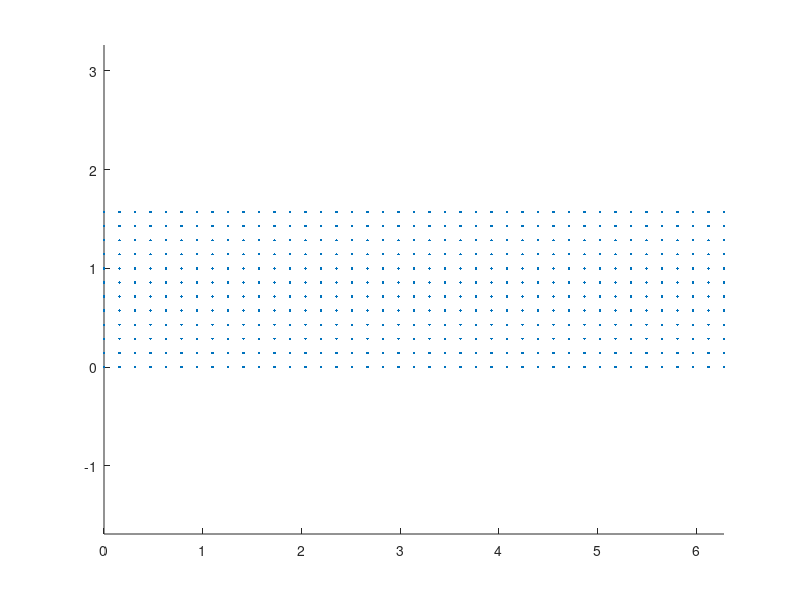
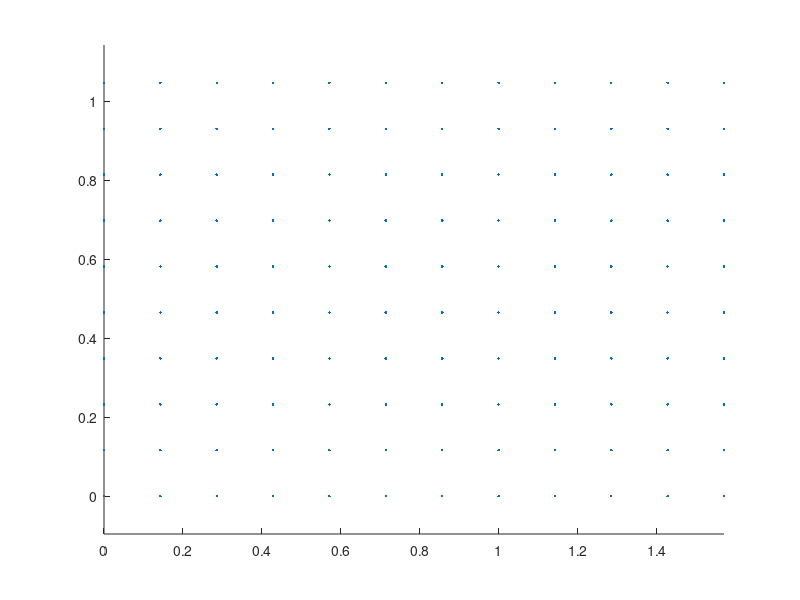

Write the MATLAB code that produced these figures, in order. (Note: this script raises an error after producing the figures.)
%% Orientation Selection

% v_phi1,V_phi,v_phi2: vectors which discretize the hexagonal fundamental
% zone into a number of orienations
v_phi1 = linspace(0,2*pi(),41);
v_Phi = linspace(0,pi()/2,12);
v_phi2 = linspace(0,pi()/3,10);

[X,Y,Z] = meshgrid(v_phi1,v_Phi,v_phi2);
% ori: array containing bunge-euler angles for all trial orientations
ori = [X(:),Y(:),Z(:)];

close('all')

figure(1)
scatter(ori(:,1),ori(:,2),'.')
axis equal

figure(2)
scatter(ori(:,2),ori(:,3),'.')
axis equal

% ori_len: number of trial orientations
N = length(ori(:,1));

%% Read OIM coefficient file

fileID = fopen('OIM_coeff_L04.txt','r');
formatSpec = '%d %d %d %f %f';
sizeA = [5, inf];
A = fscanf(fileID,formatSpec,sizeA)';

%% Regression

% ocf: number of coefficients from the original ODF harmonic description
ocf = 15;

% lvec: vector containing the sequence of l-numbers from 0 to L
lvec = A(:,1);

% w: "half width of the gaussian peak located at the orientation g_i" OIM
% software (is this the same as the Gaussian Smoothing angle?)
w = 2.5 * (pi()/180);

% Y_coeff: vector of the coefficients used 
Y_coeff = A(:,4) + A(:,5)*1i;

X_coeff = zeros(ocf, N);

for ii = 1:N
    
    gsh_res = GSH_Hexagonal_Triclinic(ori(ii,1),ori(ii,2),ori(ii,3))';
    
    for jj = 1:length(gsh_res)
        
        l = lvec(jj);
        
        K = (exp(-0.25*(l^2)*(w^2))-exp(-0.25*((l+1)^2)*(w^2)))/(1-exp(-0.25*w^2));
        
        X_coeff(jj,ii) = ((2*l+1)/N)*K*gsh_res(jj);
        
    end
end

% vol_frac: the vector of volume fractions from the regression
vol_frac = regress(Y_coeff,X_coeff);

disp(vol_frac)
